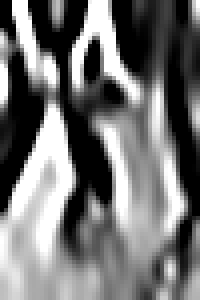
#> input picture Img Processing & Extraction/output_gabor/crop_0.png, 50 x 75 px (shown 4 times larger); its folder holds 4 pictures in this run
$ python Gradient.py
#> lines starting #> are read from the running program, lines starting #| are printed output that depends on the picture
'''
Created on Jul 9, 2019

@author: Student
'''
import cv2, os.path, math
import numpy as np
from sklearn.cluster import KMeans

d = {}
for file in os.listdir('output_gabor'):
    filepath = os.path.join('output_gabor', file)
    img = cv2.imread(filepath, cv2.IMREAD_GRAYSCALE)
#> img is the input picture: shape (75, 50); min 0, max 255, mean 115.7
    cols = []

    for i in range(img.shape[1] - 1):
        col0 = img[:,i]
        col1 = img[:,i+1]
        cols.append(abs(col1 - col0))
#> after the loop, cols = 49 items
        #print(img)
        #print(abs(img[:,1] - img[:,0]))
        #print(abs(img[:,2] - img[:,1]))

    gradient = np.column_stack(tuple(cols))
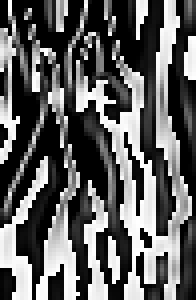
#> gradient: shape (75, 49) (shown 4 times larger); min 0, max 255, mean 96.6
    d[file] = gradient
#> pass 2 of the loop `for file in os.listdir('output_gabor'):`:
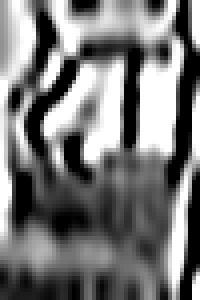
#> input picture Img Processing & Extraction/output_gabor/crop_1.png, 50 x 75 px (shown 4 times larger)
#> img is the input picture: shape (75, 50); min 0, max 255, mean 119.9
#> `gradient = np.column_stack(tuple(cols))`:
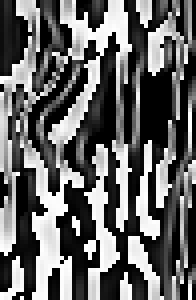
#> gradient: shape (75, 49) (shown 4 times larger); min 0, max 255, mean 101.3
#> pass 3 of the loop `for file in os.listdir('output_gabor'):`:
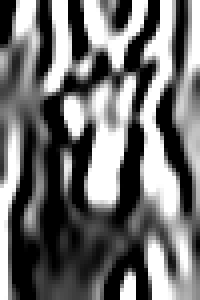
#> input picture Img Processing & Extraction/output_gabor/crop_10.png, 50 x 75 px (shown 4 times larger)
#> img is the input picture: shape (75, 50); min 0, max 255, mean 112.7
#> `gradient = np.column_stack(tuple(cols))`:
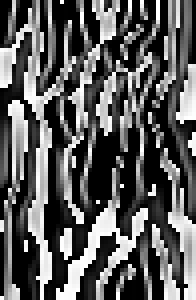
#> gradient: shape (75, 49) (shown 4 times larger); min 0, max 255, mean 92
#> the loop made 4 passes; the first 3 are shown

s = sorted(d.items(), key = lambda x: -x[1].sum())
#> s = 4 items
for x in s:
    print(x[0], x[1].sum())
#> this loop made 4 passes
#| crop_1.png 372371
#| crop_0.png 355024
#| crop_10.png 338088
#| crop_11.png 299160

# [13 lines of commented-out code are left out]
